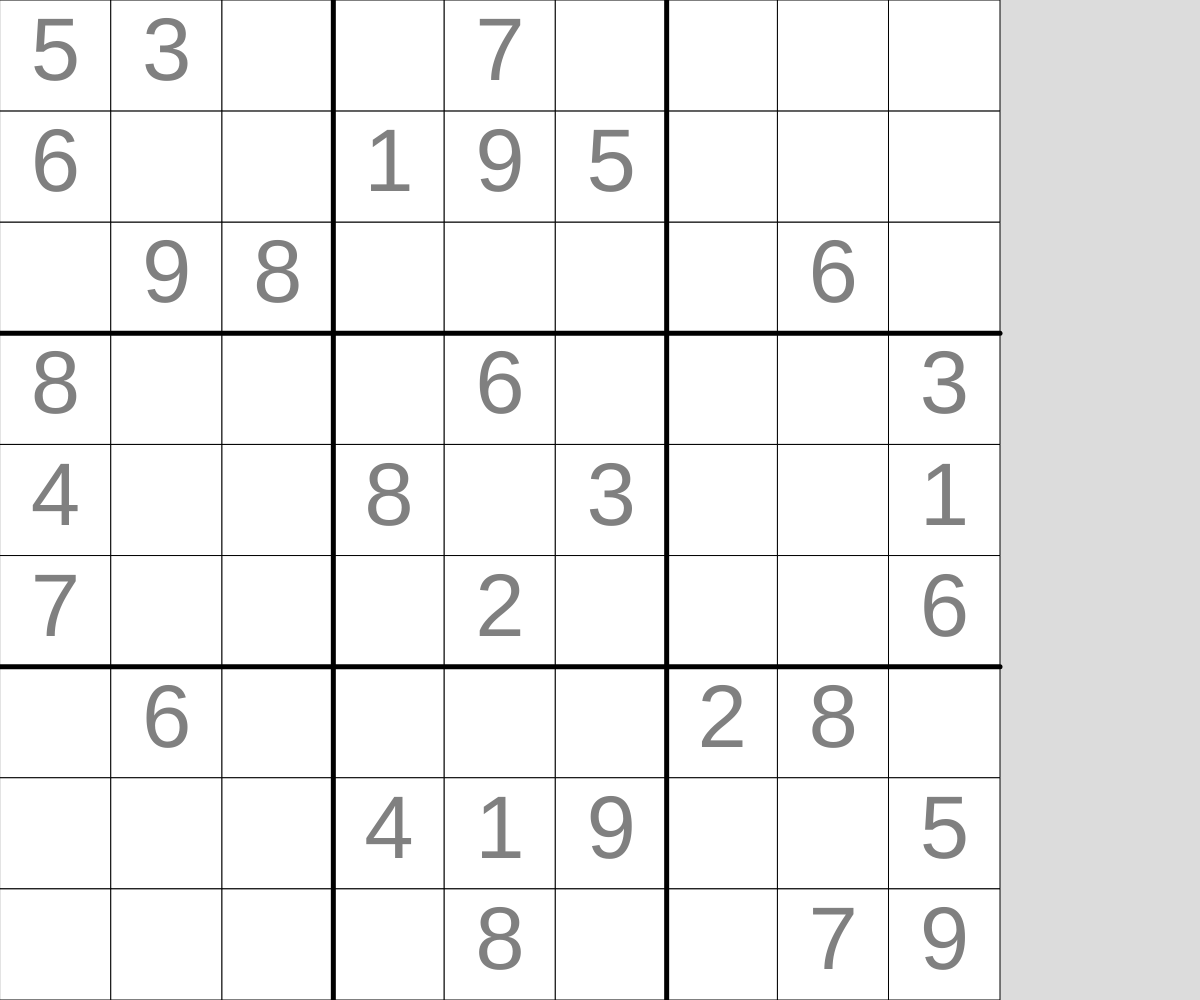
Frame 1 (no input)
Frame 60 (no input): identical to frame 1, image omitted
Frame 120 (the mouse pressed at the canvas centre since frame 60): identical to frame 1, image omitted

The p5.js sketch that drew this single still picture (run headless with seeded random() and noise() and a simulated clock; from frame 60 on, the mouse is pressed at the canvas centre):

// p5.js sketch
// ── sketch.js
// Sudoku 2d array demo

let sudoku = [[5,3,0,0,7,0,0,0,0],
              [6,0,0,1,9,5,0,0,0],
              [0,9,8,0,0,0,0,6,0],
              [8,0,0,0,6,0,0,0,3],
              [4,0,0,8,0,3,0,0,1],
              [7,0,0,0,2,0,0,0,6],
              [0,6,0,0,0,0,2,8,0],
              [0,0,0,4,1,9,0,0,5],
              [0,0,0,0,8,0,0,7,9]];

let initialState = 
              [[5,3,0,0,7,0,0,0,0],
              [6,0,0,1,9,5,0,0,0],
              [0,9,8,0,0,0,0,6,0],
              [8,0,0,0,6,0,0,0,3],
              [4,0,0,8,0,3,0,0,1],
              [7,0,0,0,2,0,0,0,6],
              [0,6,0,0,0,0,2,8,0],
              [0,0,0,4,1,9,0,0,5],
              [0,0,0,0,8,0,0,7,9]];

const GRIDSIZE = 9;
let cellSize;

function setup() {
  createCanvas(windowWidth, windowHeight);

  if (width < height) {
    cellSize = width / GRIDSIZE;
  }
  else {
    cellSize = height / GRIDSIZE;
  }
}

function draw() {
  background(220);
  displayGrid();
}

function displayGrid() {
  //squares and numbers
  for (let y=0; y<GRIDSIZE; y++) {
    for (let x=0; x<GRIDSIZE; x++) {
      strokeWeight(1);
      fill("white");
      rect(x*cellSize, y*cellSize, cellSize, cellSize);

      if (sudoku[y][x] !== 0) {
        //show number

        if (sudoku[y][x] === initialState[y][x]) {
          //one of the given numbers
          fill("gray");
        }
        else {
          fill("black");
        }
        textSize(cellSize * 0.8);
        textAlign(CENTER, CENTER);

        text(sudoku[y][x], x*cellSize + cellSize/2, y*cellSize + cellSize/2);
      }
    }
  }

  //mini-grid lines
  strokeWeight(5);
  line(0, 3*cellSize, 9*cellSize, 3*cellSize);
  line(0, 6*cellSize, 9*cellSize, 6*cellSize);
  line(3*cellSize, 0, 3*cellSize, 9*cellSize);
  line(6*cellSize, 0, 6*cellSize, 9*cellSize);
}


function mousePressed() {
  let cellX = floor(mouseX / cellSize);
  let cellY = floor(mouseY / cellSize);

  changeCell(cellX, cellY);
}

function changeCell(x, y) {
  if (sudoku[y][x] !== initialState[y][x] || sudoku[y][x] === 0) {
    //don't go into double digits
    sudoku[y][x] = (sudoku[y][x] + 1) % 10;
  }
}
